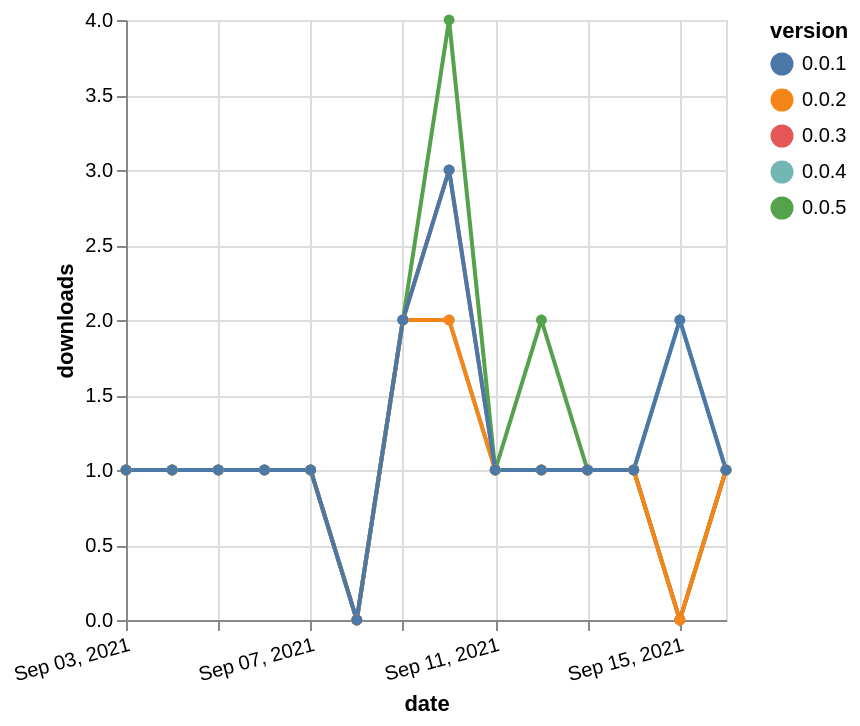

Vega-Lite specification stored for this chart:
### Vega-Lite specification from a JSON file in a GitHub repository (floating-point values rounded to 4 significant figures)
{"$schema": "https://vega.github.io/schema/vega-lite/v5.json", "description": "A simple bar chart with embedded data.", "data": {"values": [{"date": "2021-09-03", "total": 185, "delta": 1, "version": "0.0.3"}, {"date": "2021-09-04", "total": 186, "delta": 1, "version": "0.0.3"}, {"date": "2021-09-05", "total": 187, "delta": 1, "version": "0.0.3"}, {"date": "2021-09-06", "total": 188, "delta": 1, "version": "0.0.3"}, {"date": "2021-09-07", "total": 189, "delta": 1, "version": "0.0.3"}, {"date": "2021-09-08", "total": 189, "delta": 0, "version": "0.0.3"}, {"date": "2021-09-09", "total": 191, "delta": 2, "version": "0.0.3"}, {"date": "2021-09-10", "total": 194, "delta": 3, "version": "0.0.3"}, {"date": "2021-09-11", "total": 195, "delta": 1, "version": "0.0.3"}, {"date": "2021-09-12", "total": 196, "delta": 1, "version": "0.0.3"}, {"date": "2021-09-13", "total": 197, "delta": 1, "version": "0.0.3"}, {"date": "2021-09-14", "total": 198, "delta": 1, "version": "0.0.3"}, {"date": "2021-09-15", "total": 198, "delta": 0, "version": "0.0.3"}, {"date": "2021-09-16", "total": 199, "delta": 1, "version": "0.0.3"}, {"date": "2021-09-03", "total": 261, "delta": 1, "version": "0.0.5"}, {"date": "2021-09-04", "total": 262, "delta": 1, "version": "0.0.5"}, {"date": "2021-09-05", "total": 263, "delta": 1, "version": "0.0.5"}, {"date": "2021-09-06", "total": 264, "delta": 1, "version": "0.0.5"}, {"date": "2021-09-07", "total": 265, "delta": 1, "version": "0.0.5"}, {"date": "2021-09-08", "total": 265, "delta": 0, "version": "0.0.5"}, {"date": "2021-09-09", "total": 267, "delta": 2, "version": "0.0.5"}, {"date": "2021-09-10", "total": 271, "delta": 4, "version": "0.0.5"}, {"date": "2021-09-11", "total": 272, "delta": 1, "version": "0.0.5"}, {"date": "2021-09-12", "total": 274, "delta": 2, "version": "0.0.5"}, {"date": "2021-09-13", "total": 275, "delta": 1, "version": "0.0.5"}, {"date": "2021-09-14", "total": 276, "delta": 1, "version": "0.0.5"}, {"date": "2021-09-15", "total": 276, "delta": 0, "version": "0.0.5"}, {"date": "2021-09-16", "total": 277, "delta": 1, "version": "0.0.5"}, {"date": "2021-09-03", "total": 366, "delta": 1, "version": "0.0.4"}, {"date": "2021-09-04", "total": 367, "delta": 1, "version": "0.0.4"}, {"date": "2021-09-05", "total": 368, "delta": 1, "version": "0.0.4"}, {"date": "2021-09-06", "total": 369, "delta": 1, "version": "0.0.4"}, {"date": "2021-09-07", "total": 370, "delta": 1, "version": "0.0.4"}, {"date": "2021-09-08", "total": 370, "delta": 0, "version": "0.0.4"}, {"date": "2021-09-09", "total": 372, "delta": 2, "version": "0.0.4"}, {"date": "2021-09-10", "total": 374, "delta": 2, "version": "0.0.4"}, {"date": "2021-09-11", "total": 375, "delta": 1, "version": "0.0.4"}, {"date": "2021-09-12", "total": 376, "delta": 1, "version": "0.0.4"}, {"date": "2021-09-13", "total": 377, "delta": 1, "version": "0.0.4"}, {"date": "2021-09-14", "total": 378, "delta": 1, "version": "0.0.4"}, {"date": "2021-09-15", "total": 380, "delta": 2, "version": "0.0.4"}, {"date": "2021-09-16", "total": 381, "delta": 1, "version": "0.0.4"}, {"date": "2021-09-03", "total": 220, "delta": 1, "version": "0.0.2"}, {"date": "2021-09-04", "total": 221, "delta": 1, "version": "0.0.2"}, {"date": "2021-09-05", "total": 222, "delta": 1, "version": "0.0.2"}, {"date": "2021-09-06", "total": 223, "delta": 1, "version": "0.0.2"}, {"date": "2021-09-07", "total": 224, "delta": 1, "version": "0.0.2"}, {"date": "2021-09-08", "total": 224, "delta": 0, "version": "0.0.2"}, {"date": "2021-09-09", "total": 226, "delta": 2, "version": "0.0.2"}, {"date": "2021-09-10", "total": 228, "delta": 2, "version": "0.0.2"}, {"date": "2021-09-11", "total": 229, "delta": 1, "version": "0.0.2"}, {"date": "2021-09-12", "total": 230, "delta": 1, "version": "0.0.2"}, {"date": "2021-09-13", "total": 231, "delta": 1, "version": "0.0.2"}, {"date": "2021-09-14", "total": 232, "delta": 1, "version": "0.0.2"}, {"date": "2021-09-15", "total": 232, "delta": 0, "version": "0.0.2"}, {"date": "2021-09-16", "total": 233, "delta": 1, "version": "0.0.2"}, {"date": "2021-09-03", "total": 390, "delta": 1, "version": "0.0.1"}, {"date": "2021-09-04", "total": 391, "delta": 1, "version": "0.0.1"}, {"date": "2021-09-05", "total": 392, "delta": 1, "version": "0.0.1"}, {"date": "2021-09-06", "total": 393, "delta": 1, "version": "0.0.1"}, {"date": "2021-09-07", "total": 394, "delta": 1, "version": "0.0.1"}, {"date": "2021-09-08", "total": 394, "delta": 0, "version": "0.0.1"}, {"date": "2021-09-09", "total": 396, "delta": 2, "version": "0.0.1"}, {"date": "2021-09-10", "total": 399, "delta": 3, "version": "0.0.1"}, {"date": "2021-09-11", "total": 400, "delta": 1, "version": "0.0.1"}, {"date": "2021-09-12", "total": 401, "delta": 1, "version": "0.0.1"}, {"date": "2021-09-13", "total": 402, "delta": 1, "version": "0.0.1"}, {"date": "2021-09-14", "total": 403, "delta": 1, "version": "0.0.1"}, {"date": "2021-09-15", "total": 405, "delta": 2, "version": "0.0.1"}, {"date": "2021-09-16", "total": 406, "delta": 1, "version": "0.0.1"}]}, "width": "container", "mark": {"type": "line", "point": {"filled": true}}, "encoding": {"x": {"field": "date", "type": "temporal", "timeUnit": "yearmonthdate", "title": "date", "axis": {"labelAngle": -15}}, "y": {"field": "delta", "type": "quantitative", "title": "downloads"}, "color": {"field": "version", "type": "nominal"}, "tooltip": {"field": "delta"}}}
